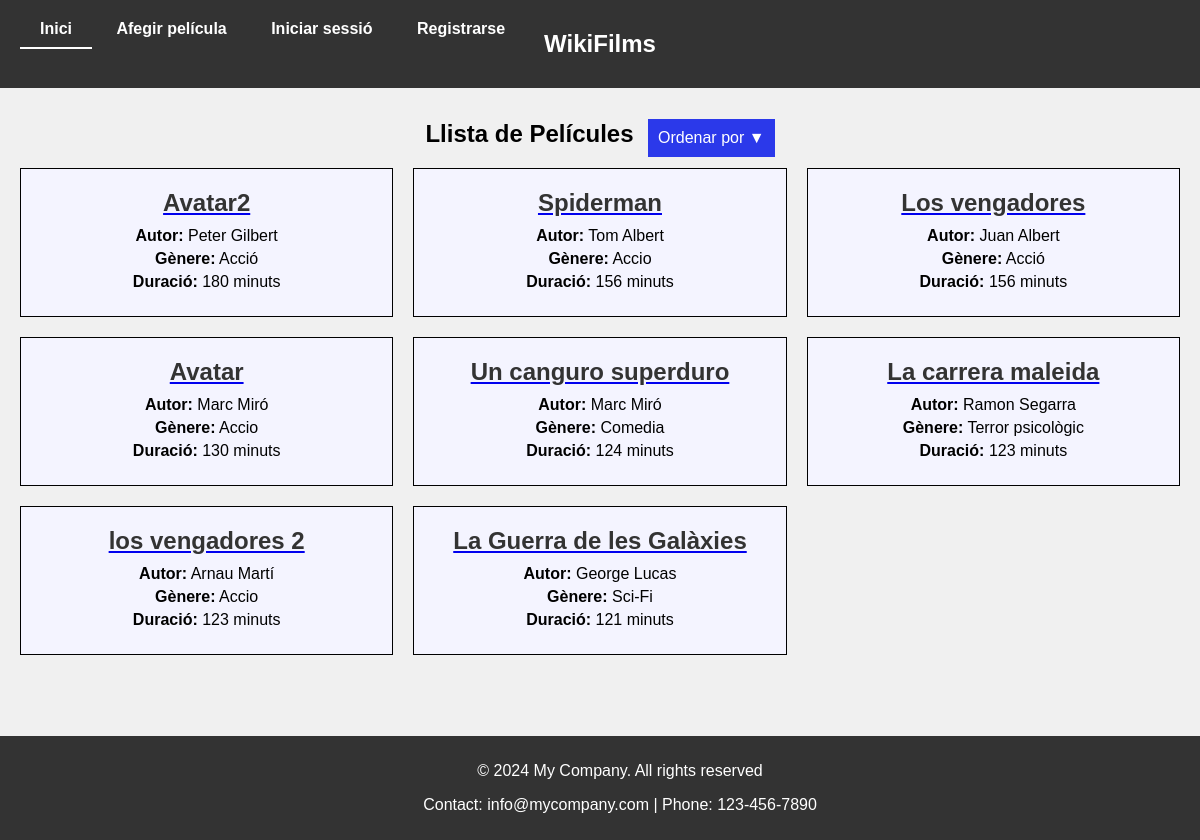
/?order=duracion&direction=desc, run on the app's committed database.
### films/models.py (models this page shows, shortened)
class Film(models.Model):
    title = models.CharField(max_length=100)
    author = models.CharField(max_length=100)
    genre = models.CharField(max_length=100, blank=True, null=True)
    duration = models.IntegerField()
    actors = models.ManyToManyField(Actor, related_name='films')

### films/views.py (the view)
# urls.py: path('', BookListView.as_view(), name='book_list'),
class BookListView(ListView):
    model = Film
    template_name = 'film_list.html'
    context_object_name = 'books'
    def get_queryset(self):
        queryset = super().get_queryset()  # Obtiene el queryset base de la clase padre
        order_by = self.request.GET.get('order')  # Obtiene el parámetro de orden
        direction = self.request.GET.get('direction')  # Obtiene el parámetro de dirección
        if order_by == 'duracion':
            if direction == 'asc':
                queryset = queryset.order_by('duration')
            elif direction == 'desc':
                queryset = queryset.order_by('-duration')
        elif order_by == 'alfabetico':
            if direction == 'asc':
                queryset = queryset.order_by('title')
            elif direction == 'desc':
                queryset = queryset.order_by('-title')
        return queryset

### templates/film_list.html (shortened to what this page needs)
{% extends "base.html" %}
{% block content %}
    {% load static %}
    <link rel="stylesheet" type="text/css" href="{% static 'film_list.css' %}">
<div class="container">
  <h2 class="section-title">Llista de Películes</h2>
  <div class="dropdown">
    <button class="dropbtn">Ordenar por <span class="current-order">▼</span></button>
  </div>
</div>
<div class="film-container">
    {% for film in books %}
            <div class="film-item">
                <a href="{% url 'book_detail' pk=film.pk %}">
                    <h2>{{ film.title }}</h2>
                </a>
                <div class="film-info">
                    <div><strong>Autor:</strong> {{ film.author }}</div>
                    <div><strong>Gènere:</strong> {{ film.genre }}</div>
                    <div><strong>Duració:</strong> {{ film.duration }} minuts</div>
                </div>
            </div>
    {% endfor %}
</div>
{% endblock %}

### static/base.css (style rules this page uses)
body { font-family: Arial, sans-serif; margin: 20px; background-color: #f0f0f0; height: 100vh; }
h2 { margin-top: 100px; }

### static/film_list.css (style rules this page uses)
.film-item h2 { margin-top: 0; margin-bottom: 10px; font-size: 24px; color: #333; text-decoration: none; transition: color 0.3s ease; }
.film-container { display: grid; grid-template-columns: repeat(auto-fill, minmax(300px, 1fr)); gap: 20px; justify-content: center; }
.film-item { border: 1px solid #000000; padding: 20px; text-align: center; background: #f4f4ff; }
.film-info div { margin-bottom: 5px; }
.container { text-align: center; }
.section-title { display: inline-block; margin-right: 10px; }
.dropdown { display: inline-block; vertical-align: middle; }
.dropdown { position: relative; display: inline-block; }
.dropbtn { background-color: #2b39ea; color: white; padding: 10px; font-size: 16px; border: none; cursor: pointer; }

### data on the page
Film: title "Avatar2", author "Peter Gilbert", genre "Acció", duration "180"
Film: title "Spiderman", author "Tom Albert", genre "Accio", duration "156"
Film: title "Los vengadores", author "Juan Albert", genre "Acció", duration "156"
Film: title "Avatar", author "Marc Miró", genre "Accio", duration "130"
Film: title "Un canguro superduro", author "Marc Miró", genre "Comedia", duration "124"
Film: title "La carrera maleida", author "Ramon Segarra", genre "Terror psicològic", duration "123"
Film: title "los vengadores 2", author "Arnau Martí", genre "Accio", duration "123"
Film: title "La Guerra de les Galàxies", author "George Lucas", genre "Sci-Fi", duration "121"
